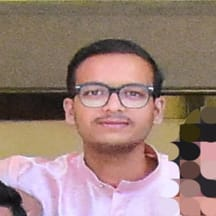
#> input picture dataset/Ajinkya Deshmukh.jpeg, 216 x 216 px; its folder holds 4 pictures in this run
$ python trainer.py
#> lines starting #> are read from the running program, lines starting #| are printed output that depends on the picture
import cv2
import numpy as np
from PIL import Image
import os

# Path for face image data base
path = 'dataset'

# Create Local Binary Patterns Histograms recognizer
recognizer = cv2.face.LBPHFaceRecognizer_create()

# Load the cascade classifier for detecting faces
detector = cv2.CascadeClassifier("Cascades/haarcascade_frontalface_default.xml")

# Function to get the images and label data
def getImagesAndLabels(path):
#> called with path = 'dataset'
    imagePaths = [os.path.join(path,f) for f in os.listdir(path)]
    faceSamples=[]
    ids = []

    for imagePath in imagePaths:
        # Load image in grayscale
        PIL_img = Image.open(imagePath).convert('L')
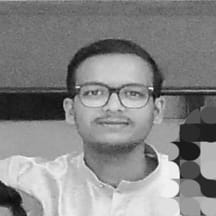
#> PIL_img: PIL image 216x216 L; min 9, max 250, mean 133.7
        img_numpy = np.array(PIL_img,'uint8')

        # Extract the user name from the file name
        name = os.path.split(imagePath)[1].split(".")[1]

        # Convert user name to an integer id
        id = int.from_bytes(name.encode(), 'little')
        faces = detector.detectMultiScale(img_numpy)
#> faces = [[68, 57, 90, 90]]
        for (x,y,w,h) in faces:
            faceSamples.append(img_numpy[y:y+h,x:x+w])
            ids.append(id)
#> this loop made 1 pass
#> after the loop, faceSamples = 1 item; ids = [1734701162]
#> pass 2 of the loop in getImagesAndLabels, `for imagePath in imagePaths:`:
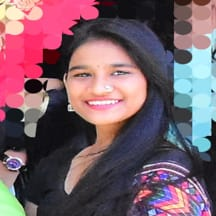
#> input picture dataset/Anuja Bhingardive.jpeg, 216 x 216 px
#> in getImagesAndLabels, `PIL_img = Image.open(imagePath).convert('L')`:
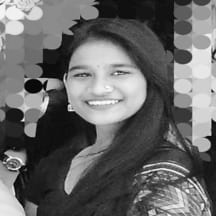
#> PIL_img: PIL image 216x216 L; min 0, max 253, mean 103.3
#> faces = [[62, 43, 81, 81]]
#> the loop in getImagesAndLabels, `for (x,y,w,h) in faces:` made 1 pass
#> after the loop in getImagesAndLabels, `for (x,y,w,h) in faces:`: faceSamples = 2 items; ids = [1734701162, 1734701162]
#> pass 3 of the loop in getImagesAndLabels, `for imagePath in imagePaths:`:
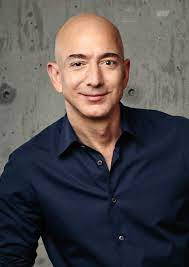
#> input picture dataset/Jeff Bezos.jpeg, 189 x 267 px
#> in getImagesAndLabels, `PIL_img = Image.open(imagePath).convert('L')`:
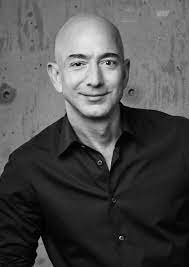
#> PIL_img: PIL image 189x267 L; min 0, max 232, mean 77.2
#> faces = [[50, 29, 85, 85]]
#> the loop in getImagesAndLabels, `for (x,y,w,h) in faces:` made 1 pass
#> after the loop in getImagesAndLabels, `for (x,y,w,h) in faces:`: faceSamples = 3 items; ids = [1734701162, 1734701162, 1734701162]
#> the loop made 4 passes; the first 3 are shown
    return faceSamples,ids

print ("\nTraining faces. It will take a few seconds. Wait ...")

# Get the face samples and ids from the dataset
faces,ids = getImagesAndLabels(path)

# Train the recognizer on the face samples
recognizer.train(faces, np.array(ids))

# Save the model into trainer/trainer.yml
#> (the run stopped early here; a loop or call above may not have finished)
